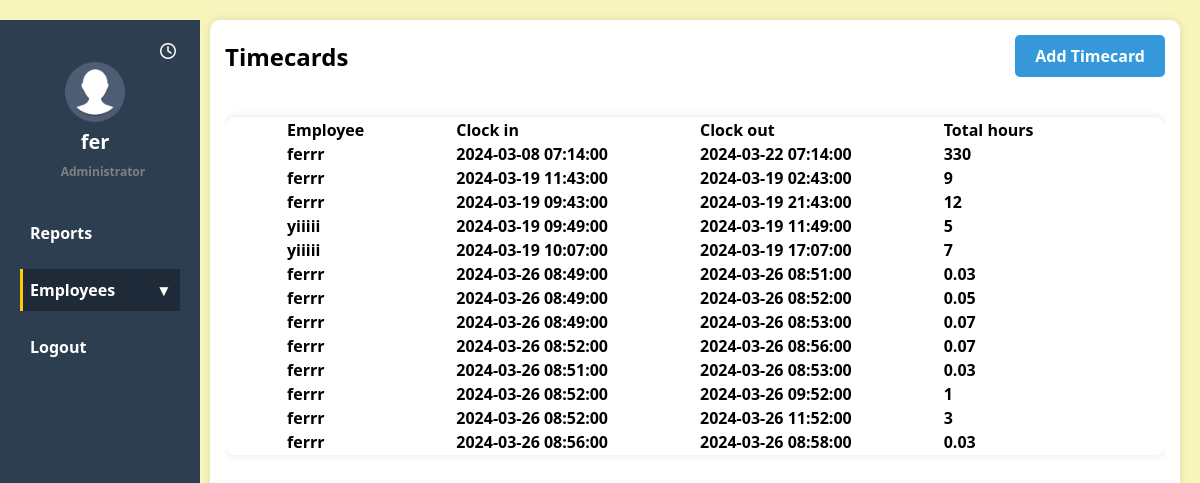
Page /time.php (signed in) on the committed database.
### tables this page shows
CREATE TABLE `timecards` (
  `timeid` int(11) NOT NULL,
  `clockOut` datetime NOT NULL,
  `employeeID` varchar(100) NOT NULL,
  `store` varchar(100) DEFAULT NULL,
  `totalHours` varchar(100) NOT NULL,
  `clockIn` datetime NOT NULL
);

CREATE TABLE `emp` (
  `userID` int(11) NOT NULL,
  `Fullname` varchar(100) NOT NULL,
  `AppliedRole` varchar(100) NOT NULL,
  `Date` date NOT NULL,
  `accessID` int(11) NOT NULL
);

### time.php (the view, shortened to what this page needs)
<?php
require 'dbcon.php';
$username = $_SESSION['username'];
try {
    $stmt = $pdo->query('SELECT t.*, e.Fullname
                         FROM timecards t
                         INNER JOIN emp e ON t.employeeID = e.userID');
    $timecards = $stmt->fetchAll(PDO::FETCH_ASSOC);
} catch (PDOException $e) {
    echo "Error: " . $e->getMessage();
}
?>
<!DOCTYPE html>
<html lang="en">
<head>
    <link rel="stylesheet" href="style/account.css">
</head>
<body>
    <div class="navigator">
        <a href="pincode.php">
            <i class="fa-regular fa-clock icon"></i>
        </a>
        <div class="right-align">
            <img src="img/12.png" alt="">
            </b><br><b>
                <div><b>
                        <span></span> <?php echo $username; ?><span>
                    </b><br><b>
                        <small style="color: gray">Administrator</small></b>
                </div>
        </div>
        <ul>
            <li><a href="home.php">Reports</a></li>
            <li class="dropdown">
                <a class="dropdown-btn active">Employees <span class="dropdown-icon">&#9662;</span></a>
            </li>
            <li><a href="logout.php">Logout</a></li>
        </ul>
    </div>
    <div class="container">
        <div class="header">
            <h2>Timecards</h2>
            <a href="crud/addtime.php" class="add-employee-btn">Add Timecard</a>
        </div>
        <div class="table-wrapper">
            <div class="table">
                <table>
                    <thead>
                        <tr>
                            <th class="align-left">Employee</th>
                            <th class="align-left">Clock in</th>
                            <th class="align-left">Clock out</th>
                            <th class="align-left">Total hours</th>
                        </tr>
                    </thead>
                    <tbody>
                        <?php foreach ($timecards as $timecard): ?>
                            <tr>
                                <td>
                                    <?php echo $timecard['Fullname']; ?>
                                </td>
                                <td>
                                    <?php echo $timecard['clockIn']; ?>
                                </td>
                                <td>
                                    <?php echo $timecard['clockOut']; ?>
                                </td>
                                <td>
                                    <?php echo $timecard['totalHours']; ?>
                                </td>
                            </tr>
                        <?php endforeach; ?>
                    </tbody>
                </table>
            </div>
        </div>
    </div>
</body>
</html>

### style/account.css (style rules this page uses)
* { margin: 0; padding: 0; box-sizing: border-box; }
body { font-family: "Segoe UI", Tahoma, Geneva, Verdana, sans-serif; background-color: #f7f5bc; margin: 0; cursor: pointer; }
span { margin-left: 40px; }
.dropdown-btn.active { background-color: #2c3e50; }
.navigator { background-color: #2c3e50; padding: 20px; width: 200px; height: 100vh; position: fixed; }
.navigator ul { list-style-type: none; padding: 0; margin: 0; }
.navigator ul li { margin-bottom: 15px; }
.navigator ul li a { color: #fff; text-decoration: none; font-weight: bold; display: block; padding: 10px; transition: background-color 0.3s ease; }
.navigator ul li a.active { background-image: linear-gradient(to right, #ffcc00 2%, #1e2a38 2%); color: #ffffff; }
.container { height: 100vh; margin: 20px; margin-left: 210px; padding: 15px; border-radius: 10px; background-color: #fff; box-shadow: 0 0 10px rgba(0, 0, 0, 0.1); }
.header { display: flex; justify-content: space-between; align-items: center; margin-bottom: 20px; align-self: center; }
.header h2 { margin: 0; }
.add-employee-btn { background-color: #3498db; color: #fff; border: none; padding: 10px 20px; border-radius: 5px; cursor: pointer; transition: background-color 0.3s ease; }
.right-align { text-align: right; margin-right: 25px; margin-bottom: 20px; }
.right-align div { display: inline-block; text-align: left; }
.right-align small { font-size: 12px; color: gray; }
.table { background-color: #fff; border-radius: 10px; box-shadow: 0 0 10px rgba(0, 0, 0, 0.1); overflow-x: auto; margin-top: 20px; }
.table tbody td { padding-left: 60px; padding-right: 30px; text-align: left; }
.table thead th { padding-left: 60px; padding-right: 30px; text-align: center; text-align: left; }
.table-wrapper { height: 400px; overflow-y: auto; overflow-x: hidden; }
.add-employee-btn { text-decoration: none; }
img { width: 60px; }
.right-align { color: white; font-size: 20px; text-align: center; margin-left: 0; margin-bottom: 80px; margin-top: 0; height: 70px; width: 150px; }
.right-align small { font-size: 12px; color: rgb(255, 255, 255); text-align: center; margin-left: 20px; }
.icon { align-self: right; color: white; padding-left: 140px ; }

### rows in the picture
timecards: emp.Fullname "ferrr", clockIn "2024-03-08 07:14:00", clockOut "2024-03-22 07:14:00", totalHours "330"
timecards: emp.Fullname "ferrr", clockIn "2024-03-19 11:43:00", clockOut "2024-03-19 02:43:00", totalHours "9"
timecards: emp.Fullname "ferrr", clockIn "2024-03-19 09:43:00", clockOut "2024-03-19 21:43:00", totalHours "12"
timecards: emp.Fullname "yiiiii", clockIn "2024-03-19 09:49:00", clockOut "2024-03-19 11:49:00", totalHours "5"
timecards: emp.Fullname "yiiiii", clockIn "2024-03-19 10:07:00", clockOut "2024-03-19 17:07:00", totalHours "7"
timecards: emp.Fullname "ferrr", clockIn "2024-03-26 08:49:00", clockOut "2024-03-26 08:51:00", totalHours "0.03"
timecards: emp.Fullname "ferrr", clockIn "2024-03-26 08:49:00", clockOut "2024-03-26 08:52:00", totalHours "0.05"
timecards: emp.Fullname "ferrr", clockIn "2024-03-26 08:49:00", clockOut "2024-03-26 08:53:00", totalHours "0.07"
timecards: emp.Fullname "ferrr", clockIn "2024-03-26 08:52:00", clockOut "2024-03-26 08:56:00", totalHours "0.07"
timecards: emp.Fullname "ferrr", clockIn "2024-03-26 08:51:00", clockOut "2024-03-26 08:53:00", totalHours "0.03"
timecards: emp.Fullname "ferrr", clockIn "2024-03-26 08:52:00", clockOut "2024-03-26 09:52:00", totalHours "1"
timecards: emp.Fullname "ferrr", clockIn "2024-03-26 08:52:00", clockOut "2024-03-26 11:52:00", totalHours "3"
timecards: emp.Fullname "ferrr", clockIn "2024-03-26 08:56:00", clockOut "2024-03-26 08:58:00", totalHours "0.03"

### other values in the picture
$username "fer"
